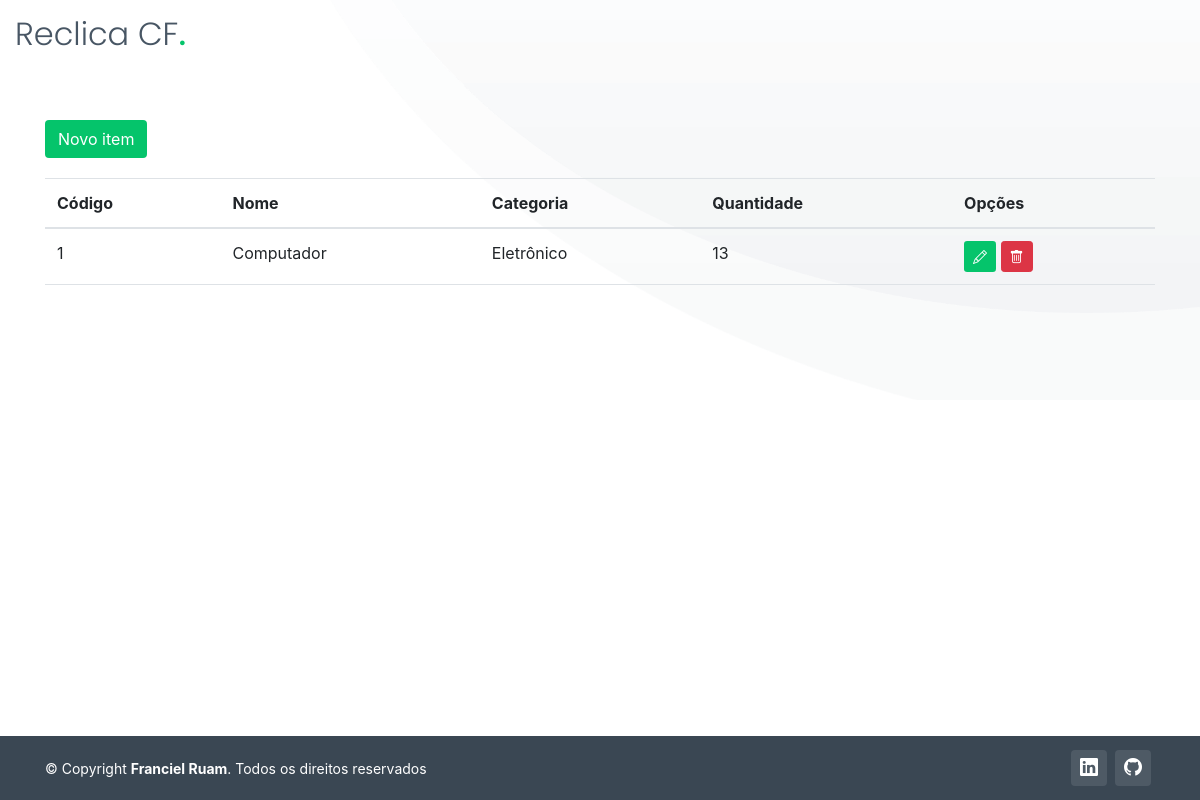
The page /listar/item/ (signed in) on the database as committed earlier.
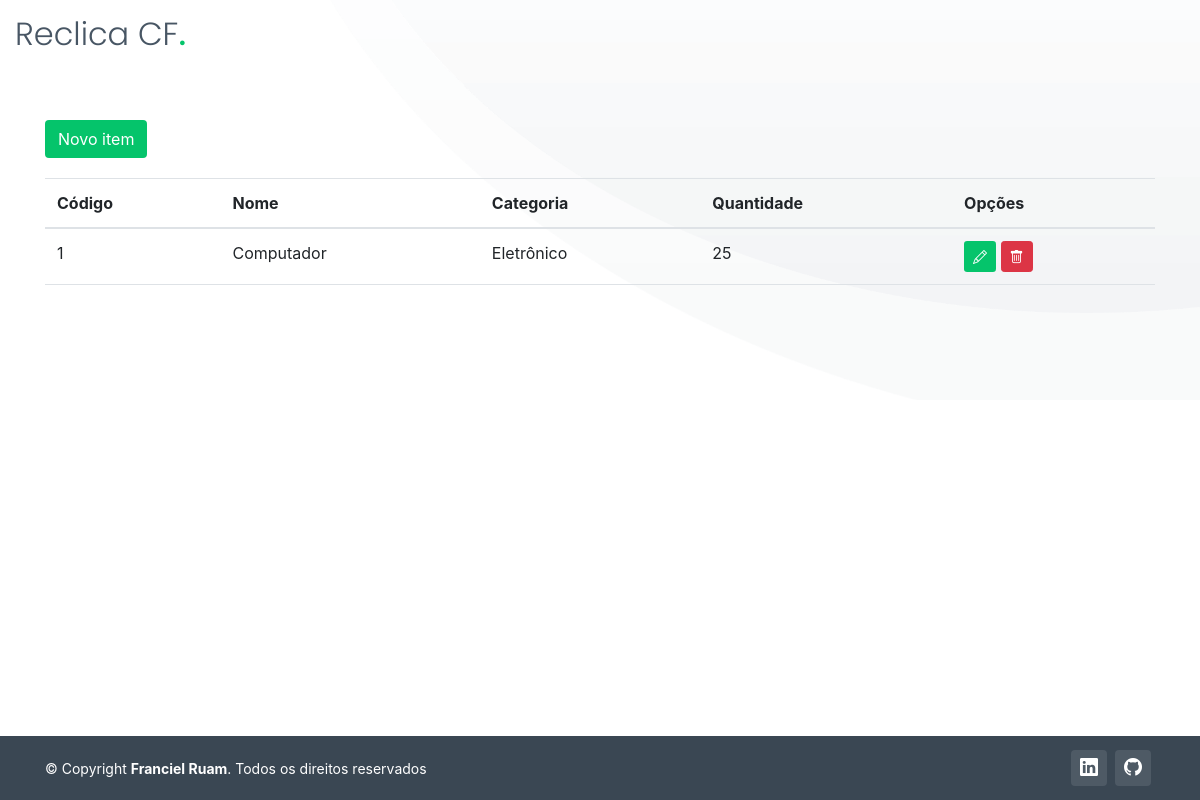
The same page on the database as committed later.
### cadastro/models.py (models this page shows, shortened)
class Item_Descartavel(models.Model):
    nome = models.CharField(max_length=100, verbose_name="Item")
    quantidade = models.IntegerField(verbose_name="Quantidade")
    observacao = models.CharField(max_length=255, blank=True, null=True, verbose_name="Observação")
    data_cadastro = models.DateTimeField(verbose_name="Data Cadastro", auto_now_add=True)
    categoria = models.ForeignKey(Categoria, on_delete=models.PROTECT)
    endereco_armazenamento = models.ForeignKey(Endereco_Armazenamento, on_delete=models.PROTECT)
    usuario = models.ForeignKey(User, on_delete=models.PROTECT)

class Categoria(models.Model):
    nome = models.CharField(max_length=150, verbose_name="Categoria")
    observacao = models.CharField(max_length=255, blank=True, null=True, verbose_name="Observação")
    data_cadastro = models.DateTimeField(verbose_name="Data Cadastro", auto_now_add=True)
    status = models.CharField(max_length=1, default="A")

### cadastro/views.py (the view)
# urls.py: path('listar/item/', ItemDescartavelList.as_view(), name='listar-item-descartavel'),
class ItemDescartavelList(LoginRequiredMixin, ListView):
    model = Item_Descartavel
    template_name = "cadastro/listas/itens_descartaveis.html"
    def get_queryset(self):
        self.object_list = Item_Descartavel.objects.filter(usuario = self.request.user)
        return self.object_list

### cadastro/templates/cadastro/listas/itens_descartaveis.html (shortened to what this page needs)
{% extends 'paginas/modelo.html' %}
{% load static %}
{% block conteudo2 %}
<div id="hero-animated" class="hero-animated">
    <div class="container">
        <a href="{% url 'cadastrar-item-descartavel' %}" class="btn btn-success float-left"
            style="margin-bottom: 20px; background-color: #05c46b; border-color: transparent;">
            Novo item
        </a>
        <div class="table-responsive">
            <table class="table">
                <thead>
                    <tr>
                        <th>Código</th>
                        <th>Nome</th>
                        <th>Categoria</th>
                        <th>Quantidade</th>
                        <th>Opções</th>
                    </tr>
                </thead>
                <tbody>
                    {% for obj in object_list %}
                    <tr>
                        <td>{{ obj.pk }}</td>
                        <td>{{ obj.nome }}</td>
                        <td>{{ obj.categoria.nome }}</td>
                        <td>{{ obj.quantidade }}</td>
                        <td>
                            <a href="{% url 'editar-item-descartavel' obj.pk %}" class="btn btn-success btn-sm"
                                title="Editar" style="background-color: #05c46b; border-color: transparent;">
                                <i class="bi bi-pencil" aria-hidden="true"></i>
                            </a>
                            <a href="{% url 'excluir-item-descartavel' obj.pk %}" class="btn btn-danger btn-sm"
                                title="Excluir">
                                <i class="bi bi-trash" aria-hidden="true"></i>
                            </a>
                        </td>
                    </tr>
                    {% empty %}
                    <tr>
                        <td colspan="100%">Nenhum registro encontrado.</td>
                    </tr>
                    {% endfor %}
                </tbody>
            </table>
        </div>
    </div>
</div>
{% endblock %}

Rows that differ between the two databases and show on the page:
changed Item_Descartavel "Computador": quantidade "13" → "25"
